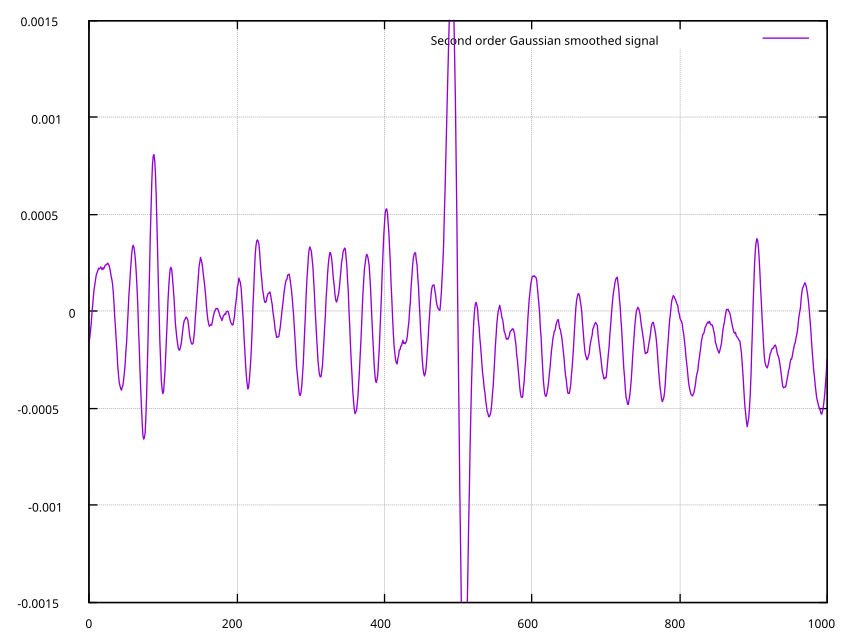

The gnuplot source for this figure:
#!/usr/bin/gnuplot

set term qt persist
set xrange [0:1000]
set yrange [-.0015:.0015]
set grid
plot 'examples/02-gaussian.dat' using 5 title 'Second order Gaussian smoothed signal' with lines
